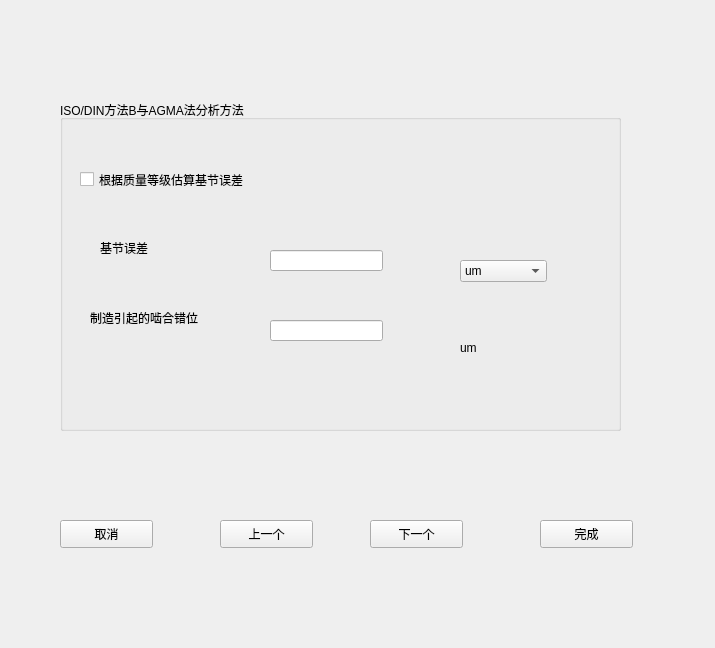
<?xml version="1.0" encoding="UTF-8"?>
<ui version="4.0">
 <class>seven</class>
 <widget class="QWidget" name="seven">
  <property name="geometry">
   <rect>
    <x>0</x>
    <y>0</y>
    <width>715</width>
    <height>648</height>
   </rect>
  </property>
  <property name="windowTitle">
   <string>Form</string>
  </property>
  <widget class="QGroupBox" name="groupBox">
   <property name="geometry">
    <rect>
     <x>60</x>
     <y>100</y>
     <width>561</width>
     <height>331</height>
    </rect>
   </property>
   <property name="title">
    <string>ISO/DIN方法B与AGMA法分析方法</string>
   </property>
   <widget class="QCheckBox" name="checkBox">
    <property name="geometry">
     <rect>
      <x>20</x>
      <y>70</y>
      <width>251</width>
      <height>19</height>
     </rect>
    </property>
    <property name="text">
     <string>根据质量等级估算基节误差</string>
    </property>
   </widget>
   <widget class="QLabel" name="label">
    <property name="geometry">
     <rect>
      <x>40</x>
      <y>140</y>
      <width>72</width>
      <height>15</height>
     </rect>
    </property>
    <property name="text">
     <string>基节误差</string>
    </property>
   </widget>
   <widget class="QLabel" name="label_2">
    <property name="geometry">
     <rect>
      <x>30</x>
      <y>210</y>
      <width>151</width>
      <height>16</height>
     </rect>
    </property>
    <property name="text">
     <string>制造引起的啮合错位</string>
    </property>
   </widget>
   <widget class="QLineEdit" name="lineEdit">
    <property name="geometry">
     <rect>
      <x>210</x>
      <y>150</y>
      <width>113</width>
      <height>21</height>
     </rect>
    </property>
   </widget>
   <widget class="QComboBox" name="comboBox">
    <property name="geometry">
     <rect>
      <x>400</x>
      <y>160</y>
      <width>87</width>
      <height>22</height>
     </rect>
    </property>
    <item>
     <property name="text">
      <string>um</string>
     </property>
    </item>
    <item>
     <property name="text">
      <string>mm</string>
     </property>
    </item>
    <item>
     <property name="text">
      <string>in</string>
     </property>
    </item>
    <item>
     <property name="text">
      <string>m</string>
     </property>
    </item>
    <item>
     <property name="text">
      <string>dm</string>
     </property>
    </item>
    <item>
     <property name="text">
      <string>m</string>
     </property>
    </item>
    <item>
     <property name="text">
      <string>feet</string>
     </property>
    </item>
    <item>
     <property name="text">
      <string>ft</string>
     </property>
    </item>
   </widget>
   <widget class="QLineEdit" name="lineEdit_2">
    <property name="geometry">
     <rect>
      <x>210</x>
      <y>220</y>
      <width>113</width>
      <height>21</height>
     </rect>
    </property>
   </widget>
   <widget class="QLabel" name="label_3">
    <property name="geometry">
     <rect>
      <x>400</x>
      <y>240</y>
      <width>72</width>
      <height>15</height>
     </rect>
    </property>
    <property name="text">
     <string>um</string>
    </property>
   </widget>
  </widget>
  <widget class="QPushButton" name="pushButton">
   <property name="geometry">
    <rect>
     <x>60</x>
     <y>520</y>
     <width>93</width>
     <height>28</height>
    </rect>
   </property>
   <property name="text">
    <string>取消</string>
   </property>
  </widget>
  <widget class="QPushButton" name="pushButton_2">
   <property name="geometry">
    <rect>
     <x>220</x>
     <y>520</y>
     <width>93</width>
     <height>28</height>
    </rect>
   </property>
   <property name="text">
    <string>上一个</string>
   </property>
  </widget>
  <widget class="QPushButton" name="pushButton_3">
   <property name="geometry">
    <rect>
     <x>370</x>
     <y>520</y>
     <width>93</width>
     <height>28</height>
    </rect>
   </property>
   <property name="text">
    <string>下一个</string>
   </property>
  </widget>
  <widget class="QPushButton" name="pushButton_4">
   <property name="geometry">
    <rect>
     <x>540</x>
     <y>520</y>
     <width>93</width>
     <height>28</height>
    </rect>
   </property>
   <property name="text">
    <string>完成</string>
   </property>
  </widget>
 </widget>
 <resources/>
 <connections/>
</ui>
